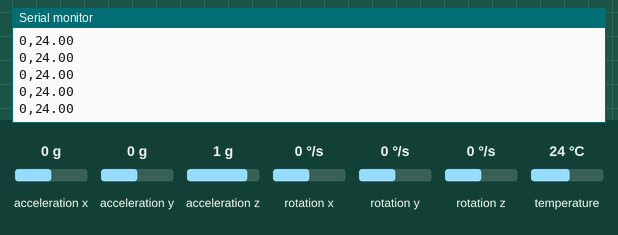
This sketch was run on a simulated Arduino Uno, built with avr-gcc and run on an emulated ATmega328P. On the bench: the last lines printed to the serial monitor. The test bench sets the inputs (shaded band); at power-on: acceleration y 0 g, temperature 24 °C, acceleration x 0 g, acceleration z 1 g, rotation x 0 °/s, rotation y 0 °/s, rotation z 0 °/s.

Above: at 1.2 s.
1.3 s: acceleration y set to -1.4 g
At 1.34 s:
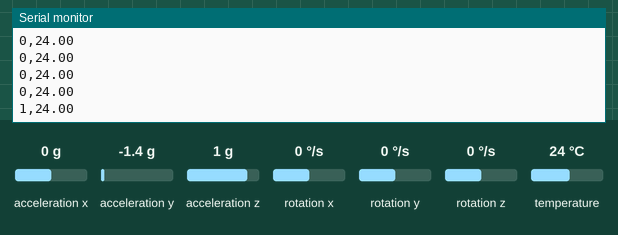
2.8 s: temperature set to 12 °C
At 2.88 s:
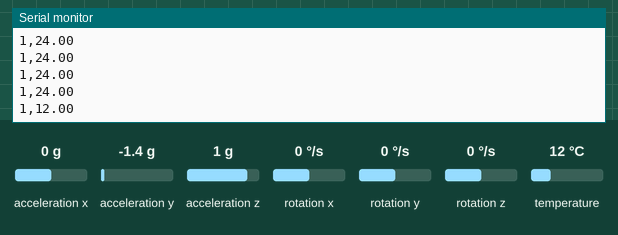
4.3 s: acceleration y set to -0.8 g
At 4.31 s:
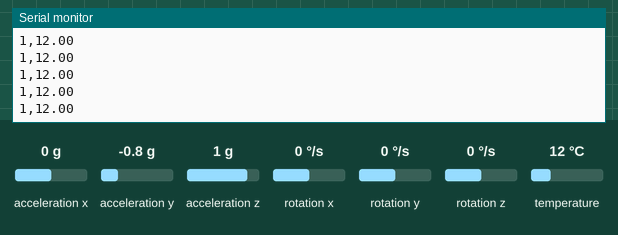
Timing chart, 0 to 7.3 s (numbered marks = the images above; inputs shaded):
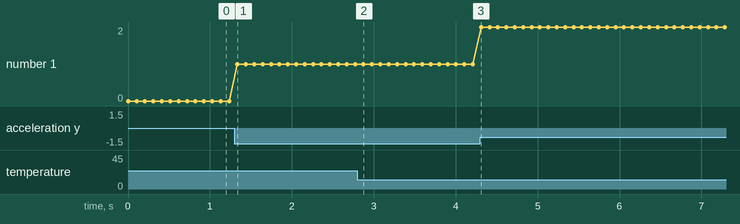

Measured:
- after the input at 1.3 s, the serial monitor: prints a new line at once (image 1)
- after the input at 2.8 s, the serial monitor: prints a new line after 0.07 s (image 2)
- plotted number 1: 0 → 1 after the input at 1.3 s, 1 → 2 after the input at 4.3 s

The sketch:

contador_pasos.ino
```cpp
#include <Wire.h>
#include <MPU6050.h>

MPU6050 mpu;

int pasoContador = 0;
float umbralCambio = 0.3;  // Cambio mínimo para contar un paso (en g)
bool pasoDetectado = false;

float ayAnterior = 0;

void setup() {
  Serial.begin(9600);
  Wire.begin();
  mpu.initialize();

  if (!mpu.testConnection()) {
    //Serial.println("MPU6050 no conectado correctamente.");
    while (1);
  }

}

void loop() {
  int16_t ax, ay, az, tempRaw;
  mpu.getAcceleration(&ax, &ay, &az);

   tempRaw = mpu.getTemperature();

  // Convertimos el valor de aceleración en g (~16384 = 1g)
  float ayActual = ay / 16384.0;

  float diferencia = abs(ayActual - ayAnterior);

  // Si hay un cambio brusco en Y
  if (diferencia > umbralCambio) {
    if (!pasoDetectado) {
      pasoContador++;
      pasoDetectado = true;
    }
  } else {
    pasoDetectado = false;
  }

  float temperatura = (tempRaw / 340.0) + 36.53;
  Serial.print(pasoContador);
  Serial.print(",");
  Serial.println(temperatura);

  ayAnterior = ayActual;
  delay(100);  // Tiempo de muestreo
}
```
